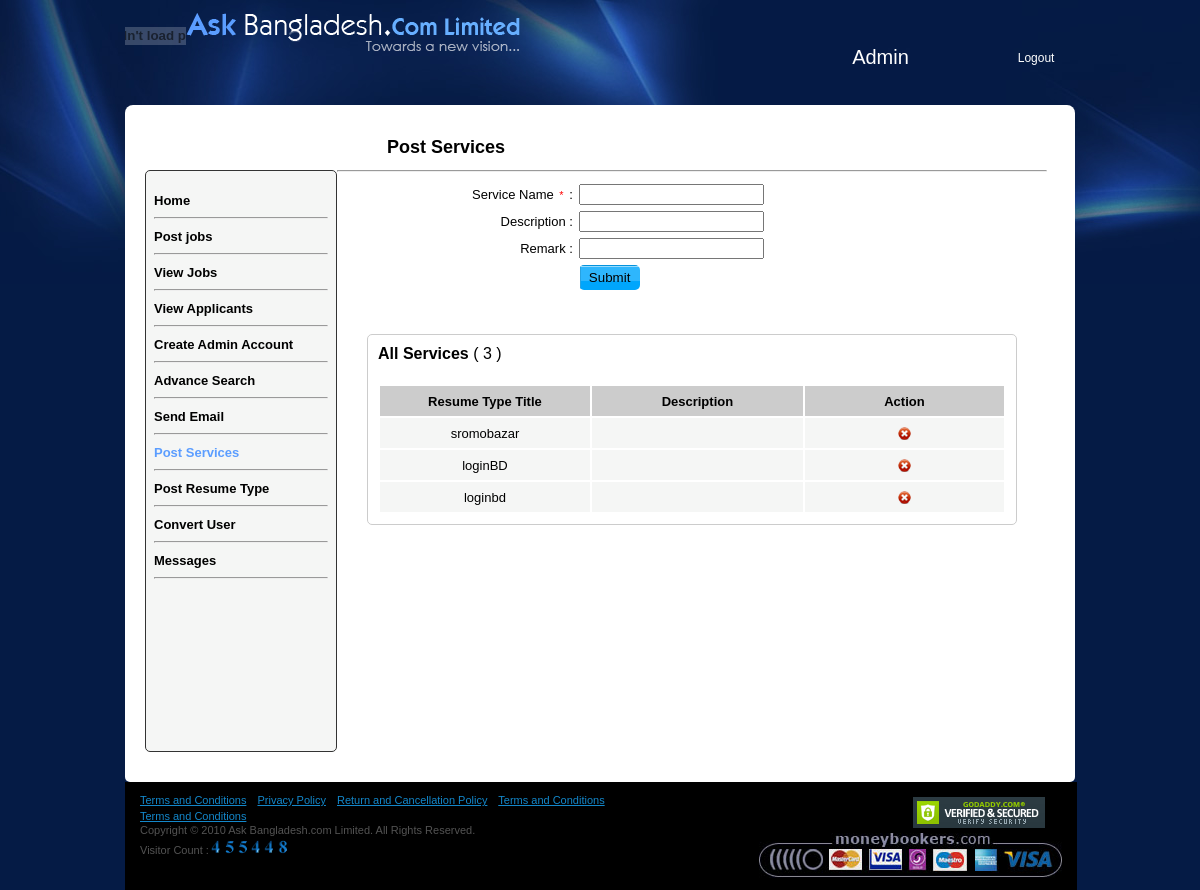
Screenshot of /admins/post_service.php (signed in) with the database file from the repository.
### tables this page shows
CREATE TABLE `services` (
  `services_id` int(11) unsigned NOT NULL auto_increment,
  `services_name` varchar(256) NOT NULL,
  `description` text,
  `services_type` varchar(100) NOT NULL,
  `remark` text,
  `entry_date` date NOT NULL,
  `admin_id` int(11) NOT NULL,
  `status` tinyint(1) NOT NULL,
  PRIMARY KEY  (`services_id`)
);

### admins/post_service.php (the view, shortened to what this page needs)
<?php
$query = mysql_query("SELECT full_name FROM admin WHERE admin_id = '{$_SESSION['admin_id']}' ");
$admin = mysql_fetch_array($query);
?>
<!DOCTYPE html PUBLIC "-//W3C//DTD XHTML 1.0 Transitional//EN" "http://www.w3.org/TR/xhtml1/DTD/xhtml1-transitional.dtd">
<html xmlns="http://www.w3.org/1999/xhtml">
<head>
<link rel="stylesheet" type="text/css" href="../stylesheets/app.css" />
</head>
<body>
<div id="container-body">
  <div id="header">
    <div class="hader_left"> <a href="http://www.askbangladesh.com/">
      <div class="logo">
        <embed src="images/final-logo-animation.swf" quality="high" pluginspage="http://www.macromedia.com/go/getflashplayer" play="true" loop="true" scale="showall" wmode="transparent" devicefont="false" bgcolor="#051b45" name="final-logo-animation" menu="true" allowfullscreen="false" allowscriptaccess="sameDomain" salign="" type="application/x-shockwave-flash" width="61" align="middle" height="61"> </embed>
      </div>
      <img src="images/askbangladesh-logo.png" /></a>
    </div>
    <div class="hader_right">
      <div class="login">
        <?php include("header.php");?>
      </div>
    </div>
  </div>
  <div id="mainbody">
    <div id="admin">
      <div class="left-menu">
        <ul>
          <li><a href="home.php">Home</a></li>
          <li>
            <hr />
          </li>
          <li><a href="postjobs.php" >Post jobs</a></li>
          <li>
            <hr />
          </li>
          <li><a href="all_jobs.php" >View Jobs</a></li>
          <li>
            <hr />
          </li>
          <li><a href="all_applicants.php" >View Applicants</a></li>
          <li>
            <hr />
          </li>
          <li><a href="signup_login.php" >Create Admin Account</a></li>
          <li>
            <hr />
          </li>
        <li><a href="search.php" >Advance Search</a></li>
        <li><hr />
        </li>
        <li><a href="email.php" >Send Email</a></li>
        <li><hr /></li>
        <li><a href="post_service.php" class="active">Post Services</a></li>
        <li><hr /></li>
         <li><a href="postresume_type.php" >Post Resume Type</a></li>
        <li><hr /></li>
        <li><a href="reset_pass.php" >Convert User</a></li>
        <li><hr /></li>
       <li><a href="messages.php" >Messages</a></li>
        <li><hr /></li>
        </ul>
      </div>
      <div class="admin-body">
        <h1>Post Services</h1>
        <hr/>
        <form  id="form" action="insert_service.php" method="post">
        <table>
            <tr>
              <td width="30">&nbsp;</td>
              <td width="201" align="right">Service Name <span>*</span> :</td>
              <td width="457"><input type="text" name="services_name" /></td>
              <td width="10"></td>
            </tr>
            <tr>
              <td width="30">&nbsp;</td>
              <td width="201" align="right">Description :</td>
              <td width="457"><input type="text" name="description" /></td>
              <td width="10"></td>
            </tr>
            <tr>
              <td width="30">&nbsp;</td>
              <td width="201" align="right">Remark :</td>
              <td width="457"><input name="remark" type="text" /></td>
              <td width="10"></td>
            </tr>
            <tr>
              <td width="30">&nbsp;</td>
              <td width="201" align="right"></td>
              <td width="457" ><input type="submit" value="Submit" name="submit"  class="btn"/></td>
              <td width="10"></td>
            </tr>
          </table>
          </form>
          <div class="posservice">
          <div class="add_service"> <strong>All Services</strong> (
              <?php
		$query = mysql_query("select * from services");
					$coun = mysql_num_rows($query);
					   if($coun == 0):
							echo '<span style="color:#F00;"><em>Empty</em></span>';
						else:
			echo $coun;
			endif;
		?>
              )
              <table>
               <tr>
              <td width="291" align="center"></td>
              <td width="275" align="center"></td>
              <td align="center">&nbsp;</td>
               <tr bgcolor="#cccccc">
              <td width="291" height="26" align="center"><strong>Resume Type Title</strong></td>
              <td width="275" align="center"><strong>Description</strong></td>
              <td align="center"><strong>Action</strong></td>
            </tr>
            <?php
		while($service = mysql_fetch_array($query)){
	 	echo '<tr class="remove" bgcolor="#f5f6f5">';
		echo '<td width="291" height="26" align="center">'.$service['services_name'].'</td>';
		echo '<td width="291" height="26" align="center">'.$service['description'].'</td>';
		echo '<td width="291" height="26" align="center"><a href="javascript:dell('.$service['services_id'].')" onclick="dell ('.$service['services_id'].');  return false" id="'.$service['services_id'].'"><img src="images/delete.png" title="Delete type" /></a></td>';
	echo '</tr>';
		 }
		?>
        </table>
            </div>
          </div>
      </div>
    </div>
  </div>
  <div class="footer">
    <div class="footer_resize">
      <p class="leftt"> <a href="http://www.askbangladesh.com/cms/index/terms-and-conditions">Terms and Conditions</a> <a href="http://www.askbangladesh.com/cms/index/privacy-policy">Privacy Policy</a> <a href="http://www.askbangladesh.com/cms/index/return-and-cancellation-policy">Return and Cancellation Policy</a> <a href="http://www.askbangladesh.com/cms/index/hosting-paid-terms-and-conditions">Terms and Conditions</a> <a href="http://www.askbangladesh.com/cms/index/hosting-free-terms-and-conditions">Terms and Conditions</a> <br>
        Copyright © 2010 Ask Bangladesh.com Limited. All Rights Reserved.<br>
        Visitor Count :<img src="images/counter.gif" alt="Ask Bangladesh hit counters" width="80" border="0" height="15"></p>
      <p class="rightt"> <img style="cursor: pointer;" src="images/siteseal_gd_3_h_d_m.gif" onclick="verifySeal();" width="132" height="31"><br>
        <a style="font-family: arial; font-size: 9px; display: none;" href="http://www.godaddy.com/ssl/ssl-certificates.aspx" target="_blank">SSL Certificates</a> </p>
      <p class="rightt"><a href="#"><img src="images/paypal.jpg" alt="paypal logo" width="303" border="0" height="45"></a></p>
    </div>
  </div>
</div>
</body>
</html>

### admins/header.php
<table width="392">
          <tr>
            <td width="6" class="login-text2"></td>
            <td width="17">&nbsp;</td>
            <td width="34" class="login-text2"></td>
            <td width="265">&nbsp;</td>
            <td width="46">&nbsp;</td>
          </tr>
          <tr>
            <td height="47">&nbsp;</td>
            <td>&nbsp;</td>
            <td align="center" valign="middle">&nbsp;</td>
            <td  class="admin-text" align="center"><a href="home.php" ><?php echo $admin['full_name'];?></a></td>
            <td class="logout-admin"><a href="logout.php">Logout</a></td>
          </tr>
        </table>

### stylesheets/app.css (style rules this page uses)
body { background:#051b45 url(../images/main_bg.jpg) top no-repeat; margin:0px; padding:0px; }
#container-body { margin:auto; width:950px; font-family:Verdana, Geneva, sans-serif; position:relative; }
a { text-decoration:none; }
h1 { font-size:18px; }
.btn { background:url(../images/button.png) no-repeat; border:none; cursor:pointer; padding:5px 10px; -webkit-border-bottom-right-radius: 5px; -webkit-border-bottom-left-radius: 5px; -webkit-border-top-right-radius: 5px; -webkit-border-top-left-radius: 5px; -khtml-border-radius-bottomright: 5px; -khtml-border-radius-bottomleft: 5px; -khtml-border-radius-topright: 5px; -khtml-border-radius-topleft: 5px; -moz-border-radius-bottomright: 5px; -moz-border-radius-bottomleft: 5px; -moz-border-radius-topright: 5px; -moz-border-radius-topleft: 5px; border-bottom-right-radius: 5px; border-bottom-left-radius: 5px; border-top-right-radius: 5px; border-top-left-radius: 5px; }
.logo { float:left; }
#header { padding:5px 0px 0px 0px; height:100px; }
.hader_left { float:left; }
.hader_right { float:right; color:#FFF; width:400px; margin:2px 0px 0px 0px; }
.login-text2 { font-weight:bold; position:relative; font-size:11px; color:#FFF; }
.login { margin:5px 0px; font-size:13px; }
.add_service { margin-top:40px; border:#CCC solid 1px; padding:10px; }
#mainbody { background:#FFF; padding:10px 15px; -webkit-border-bottom-right-radius: 5px; -webkit-border-bottom-left-radius: 5px; -webkit-border-top-right-radius: 5px; -webkit-border-top-left-radius: 5px; -khtml-border-radius-bottomright: 5px; -khtml-border-radius-bottomleft: 5px; -khtml-border-radius-topright: 5px; -khtml-border-radius-topleft: 5px; -moz-border-radius-bottomright: 5px; -moz-border-radius-bottomleft: 5px; -moz-border-radius-topright: 5px; -moz-border-radius-topleft: 5px; border-bottom-right-radius: 5px; border-bottom-left-radius: 5px; border-top-right-radius: 5px; border-top-left-radius: 5px; }
#admin { padding:10px 5px; min-height:350px; margin:0px 0px 10px 0px; }
.left-menu { background:#f5f6f5; border:#333 solid 1px; float:left; width:190px; min-height:580px; margin:45px 0px 0px 0px; }
.left-menu ul { margin:20px 0px; padding:0px; }
.posservice { margin:auto; width:650px; }
.left-menu li { list-style:none; padding:0px 8px; }
.left-menu ul li a { color:#000; font-size:13px; font-weight:bold; }
.left-menu ul li .active { color:#5b9dff; }
.admin-body td { font-size:13px; padding:2px; }
.admin-body td span { font-size:11px; padding:2px; color:#F00; }
.admin-text a { font-size:20px; color:#FFF; }
.admin-body { float:left; width:710px; }
.admin-body h1 { margin-left:50px; }
.logout-admin a { color:#FFF; font-size:12px; }
.footer { background:#000000; }
.footer_resize { width:952px; margin:0 auto; padding:10px 0 10px 0; background-color: #000000; }
.footer a { font:normal 11px Arial, Helvetica, sans-serif; color:#1387ca; text-decoration:underline; padding:0 8px 0 0; margin:0; }
.footer p.leftt { text-align:left; width:50%; margin:0; padding:0 0 0 15px; float:left; }
.footer p.rightt { text-align:right; width:30%; margin:0; padding:5px 32px 0 0; ; float:right; }
.footer p { font:normal 11px Arial, Helvetica, sans-serif; color:#535353; line-height:1.6em; }

### rows the page displays
services: services_name "sromobazar"
services: services_name "loginBD"
services: services_name "loginbd"

### other values shown
$admin['full_name'] "Admin"
$coun "3"
